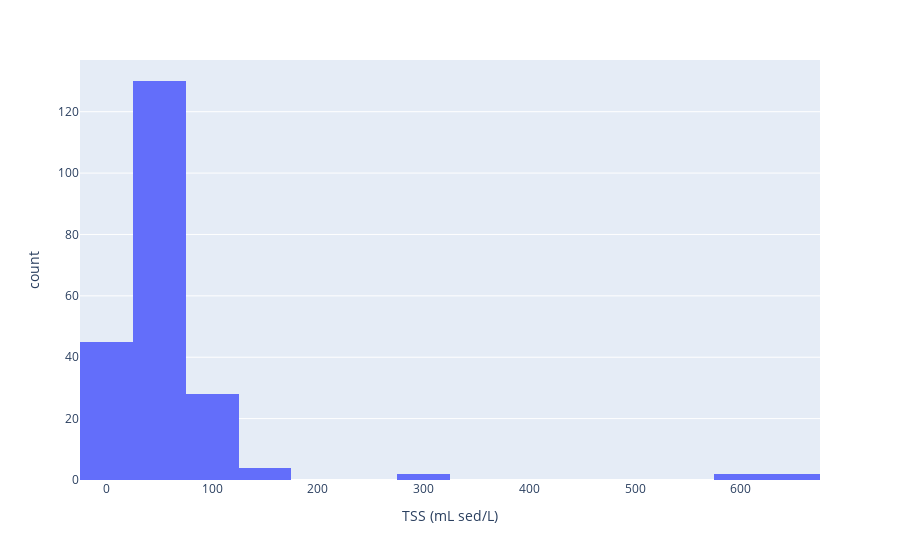

Here is the notebook cell this chart was saved with:
### Markdown cell above
# TSS\n(mL sed/L)

### Code cell
import plotly.express as px

fig = px.histogram(df, x="TSS\n(mL sed/L)")
fig.show()

### Figure 1 — Plotly figure (JSON) as saved in the notebook; plotly's stock layout.template omitted (floating-point values rounded to 4 significant figures; data arrays with more than 128 entries replaced by an {"elided": "..."} marker saying what was removed)
{"data": [{"alignmentgroup": "True", "bingroup": "x", "hovertemplate": "TSS\n(mL sed/L)=%{x}<br>count=%{y}<extra></extra>", "legendgroup": "", "marker": {"color": "#636efa", "pattern": {"shape": ""}}, "name": "", "offsetgroup": "", "orientation": "v", "showlegend": false, "type": "histogram", "x": {"elided": "219 float values"}, "xaxis": "x", "yaxis": "y"}], "layout": {"autosize": true, "barmode": "relative", "legend": {"tracegroupgap": 0}, "margin": {"t": 60}, "xaxis": {"anchor": "y", "autorange": true, "domain": [0, 1], "range": [-25, 675], "title": {"text": "TSS\n(mL sed/L)"}, "type": "linear"}, "yaxis": {"anchor": "x", "autorange": true, "domain": [0, 1], "range": [0, 136.8], "title": {"text": "count"}}}}
